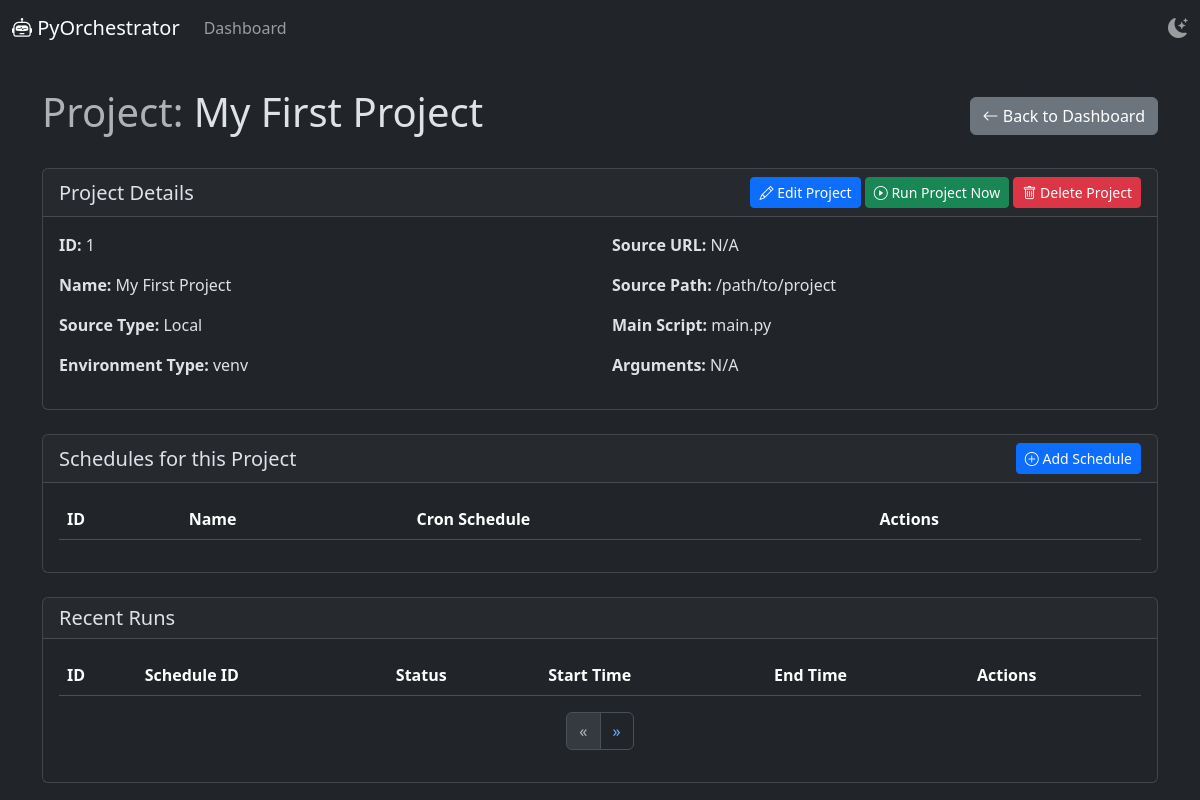
Before: /projects/1 with the older database file.
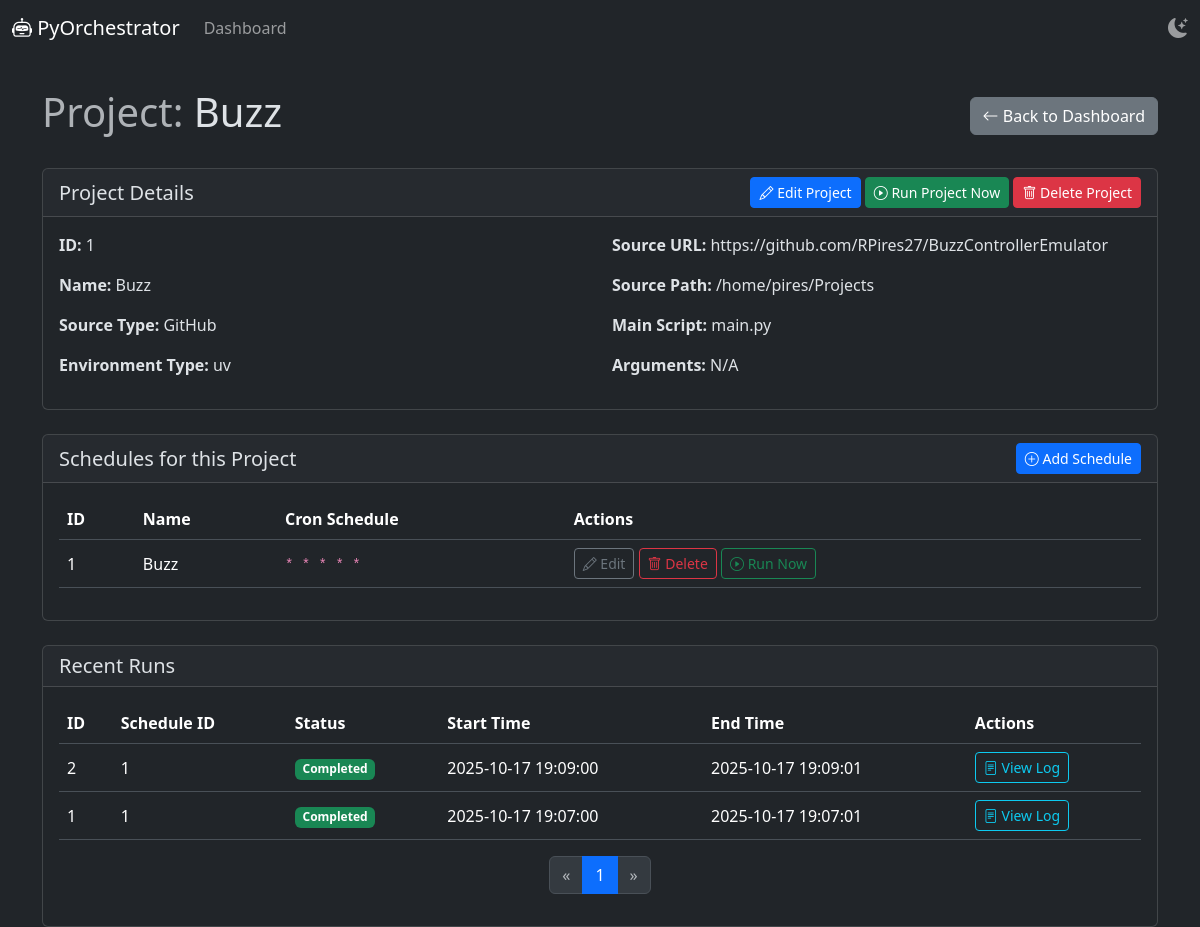
After: the same page with the newer database file.
### app/models/project.py (models this page shows)
class Project(Base):
    __tablename__ = "projects"
    id = Column(Integer, primary_key=True, index=True)
    name = Column(String, unique=True, index=True)
    source_type = Column(String)
    source_url = Column(String, nullable=True)
    source_path = Column(String, nullable=True)
    main_script = Column(String)
    arguments = Column(String, nullable=True)
    environment_type = Column(String)
    schedules = relationship("Schedule", back_populates="project", cascade="all, delete-orphan")
    runs = relationship("Run", back_populates="project", cascade="all, delete-orphan")

### app/models/schedule.py (models this page shows)
class Schedule(Base):
    __tablename__ = "schedules"
    id = Column(Integer, primary_key=True, index=True)
    name = Column(String, index=True)
    project_id = Column(Integer, ForeignKey("projects.id"))
    cron_schedule = Column(String)
    project = relationship("Project", back_populates="schedules")
    runs = relationship("Run", back_populates="schedule", cascade="all, delete-orphan")

### app/models/run.py (models this page shows)
class Run(Base):
    __tablename__ = "runs"
    id = Column(Integer, primary_key=True, index=True)
    project_id = Column(Integer, ForeignKey("projects.id"))
    schedule_id = Column(Integer, ForeignKey("schedules.id"), nullable=True)
    start_time = Column(DateTime, default=datetime.now)
    end_time = Column(DateTime, nullable=True)
    status = Column(String, default="pending") # pending, running, completed, failed
    log_output = Column(String, nullable=True)
    project = relationship("Project", back_populates="runs")
    schedule = relationship("Schedule", back_populates="runs")

### app/main.py (the view)
@app.get("/projects/{project_id}", response_class=HTMLResponse)
async def project_detail(
    request: Request,
    project_id: int,
    db: Session = Depends(get_db),
    page: int = 1,
    page_size: int = 10 # Default page size
):
    project = crud_project.get_project(db, project_id=project_id)
    if project is None:
        logger.warning(f"Attempted to view details of non-existent project with ID: {project_id}")
        raise HTTPException(status_code=404, detail="Project not found")
    schedules_data = crud_schedule.get_schedules_by_project_id(db, project_id=project_id)
    total_runs = crud_run.get_runs_count_by_project_id(db, project_id=project_id)
    runs_data = crud_run.get_runs_by_project_id(db, project_id=project_id, page=page, page_size=page_size)
    total_pages = math.ceil(total_runs / page_size)
    logger.info(f"Project detail page accessed for project ID: {project_id}. Page: {page}/{total_pages}")
    return templates.TemplateResponse("project_detail.html", {
        "request": request,
        "project": project,
        "schedules": schedules_data,
        "runs": runs_data,
        "current_page": page,
        "total_pages": total_pages,
        "page_size": page_size
    })

### templates/project_detail.html (shortened to what this page needs)
{% extends "base.html" %}
{% block content %}
<div class="d-flex justify-content-between align-items-center mb-4">
    <h1><span class="text-muted">Project:</span> {{ project.name }}</h1>
    <div>
        <a href="/" class="btn btn-secondary"><i class="bi bi-arrow-left"></i> Back to Dashboard</a>
    </div>
</div>
<div class="card mb-4">
    <div class="card-header d-flex justify-content-between align-items-center">
        <h2 class="h5 mb-0">Project Details</h2>
        <div>
            <a href="/projects/{{ project.id }}/edit" class="btn btn-primary btn-sm"><i class="bi bi-pencil"></i> Edit Project</a>
            <form action="/projects/{{ project.id }}/run" method="post" style="display:inline;">
                <button type="submit" class="btn btn-success btn-sm"><i class="bi bi-play-circle"></i> Run Project Now</button>
            </form>
            <form action="/projects/{{ project.id }}/delete" method="post" style="display:inline;" onsubmit="return confirm('Are you sure you want to delete this project and all its associated schedules and runs?');">
                <button type="submit" class="btn btn-danger btn-sm"><i class="bi bi-trash"></i> Delete Project</button>
            </form>
        </div>
    </div>
    <div class="card-body">
        <div class="row">
            <div class="col-md-6">
                <p><strong>ID:</strong> {{ project.id }}</p>
                <p><strong>Name:</strong> {{ project.name }}</p>
                <p><strong>Source Type:</strong> {{ project.source_type }}</p>
                <p><strong>Environment Type:</strong> {{ project.environment_type }}</p>
            </div>
            <div class="col-md-6">
                <p><strong>Source URL:</strong> {{ project.source_url if project.source_url else 'N/A' }}</p>
                <p><strong>Source Path:</strong> {{ project.source_path }}</p>
                <p><strong>Main Script:</strong> {{ project.main_script }}</p>
                <p><strong>Arguments:</strong> {{ project.arguments if project.arguments else 'N/A' }}</p>
            </div>
        </div>
    </div>
</div>
<div class="card mb-4">
    <div class="card-header d-flex justify-content-between align-items-center">
        <h2 class="h5 mb-0">Schedules for this Project</h2>
        <a href="/schedules/add?project_id={{ project.id }}" class="btn btn-primary btn-sm"><i class="bi bi-plus-circle"></i> Add Schedule</a>
    </div>
    <div class="card-body">
        <table class="table table-hover align-middle">
            <thead>
                <tr>
                    <th>ID</th>
                    <th>Name</th>
                    <th>Cron Schedule</th>
                    <th>Actions</th>
                </tr>
            </thead>
            <tbody>
                {% for schedule in schedules %}
                <tr>
                    <td>{{ schedule.id }}</td>
                    <td>{{ schedule.name }}</td>
                    <td><code>{{ schedule.cron_schedule }}</code></td>
                    <td>
                        <a href="/schedules/{{ schedule.id }}/edit" class="btn btn-sm btn-outline-secondary"><i class="bi bi-pencil"></i> Edit</a>
                        <form action="/schedules/{{ schedule.id }}/delete" method="post" style="display:inline;" onsubmit="return confirm('Are you sure you want to delete this schedule?');">
                            <button type="submit" class="btn btn-sm btn-outline-danger"><i class="bi bi-trash"></i> Delete</button>
                        </form>
                        <form action="/schedules/{{ schedule.id }}/run" method="post" style="display:inline;">
                            <button type="submit" class="btn btn-sm btn-outline-success"><i class="bi bi-play-circle"></i> Run Now</button>
                        </form>
                    </td>
                </tr>
                {% endfor %}
            </tbody>
        </table>
    </div>
</div>
<div class="card">
    <div class="card-header">
        <h2 class="h5 mb-0">Recent Runs</h2>
    </div>
    <div class="card-body">
        <table class="table table-hover align-middle">
            <thead>
                <tr>
                    <th>ID</th>
                    <th>Schedule ID</th>
                    <th>Status</th>
                    <th>Start Time</th>
                    <th>End Time</th>
                    <th>Actions</th>
                </tr>
            </thead>
            <tbody>
                {% for run in runs %}
                <tr>
                    <td>{{ run.id }}</td>
                    <td>{{ run.schedule_id if run.schedule_id else 'Manual' }}</td>
                    <td>
                        {% if run.status == 'completed' %}
                        <span class="badge bg-success">Completed</span>
                        {% elif run.status == 'failed' %}
                        <span class="badge bg-danger">Failed</span>
                        {% elif run.status == 'running' %}
                        <span class="badge bg-primary">Running</span>
                        {% else %}
                        <span class="badge bg-secondary">{{ run.status }}</span>
                        {% endif %}
                    </td>
                    <td>{{ run.start_time.strftime('%Y-%m-%d %H:%M:%S') }}</td>
                    <td>{{ run.end_time.strftime('%Y-%m-%d %H:%M:%S') if run.end_time else 'N/A' }}</td>
                    <td><a href="/runs/{{ run.id }}" class="btn btn-sm btn-outline-info"><i class="bi bi-file-text"></i> View Log</a></td>
                </tr>
                {% endfor %}
            </tbody>
        </table>
        <nav aria-label="Page navigation for runs">
            <ul class="pagination justify-content-center">
                <li class="page-item {% if current_page == 1 %}disabled{% endif %}">
                    <a class="page-link" href="/projects/{{ project.id }}?page={{ current_page - 1 }}&page_size={{ page_size }}" aria-label="Previous">
                        <span aria-hidden="true">&laquo;</span>
                    </a>
                </li>
                {% for page_num in range(1, total_pages + 1) %}
                <li class="page-item {% if current_page == page_num %}active{% endif %}">
                    <a class="page-link" href="/projects/{{ project.id }}?page={{ page_num }}&page_size={{ page_size }}">{{ page_num }}</a>
                </li>
                {% endfor %}
                <li class="page-item {% if current_page == total_pages %}disabled{% endif %}">
                    <a class="page-link" href="/projects/{{ project.id }}?page={{ current_page + 1 }}&page_size={{ page_size }}" aria-label="Next">
                        <span aria-hidden="true">&raquo;</span>
                    </a>
                </li>
            </ul>
        </nav>
    </div>
</div>
{% endblock %}

### templates/base.html (shortened to what this page needs)
<!DOCTYPE html>
<html lang="en" data-bs-theme="dark">
<head>
    <link href="https://cdn.jsdelivr.net/npm/bootstrap@5.3.3/dist/css/bootstrap.min.css" rel="stylesheet">
    <link rel="stylesheet" href="https://cdn.jsdelivr.net/npm/bootstrap-icons@1.11.3/font/bootstrap-icons.min.css">
</head>
<body>
    <nav class="navbar navbar-expand-lg navbar-dark bg-dark">
        <div class="container-fluid">
            <a class="navbar-brand" href="/"><i class="bi bi-robot"></i> PyOrchestrator</a>
            <div class="collapse navbar-collapse" id="navbarNav">
                <ul class="navbar-nav me-auto mb-2 mb-lg-0">
                    <li class="nav-item">
                        <a class="nav-link" href="/">Dashboard</a>
                    </li>
                </ul>
                <div class="d-flex">
                    <i id="theme-icon-toggle" class="theme-icon-toggle bi"></i>
                </div>
            </div>
        </div>
    </nav>
    <main class="container">
        {% block content %}{% endblock %}
    </main>
</body>
</html>

### templates/base.html (style rules this page uses)
body { min-height: 100vh; }
.navbar { margin-bottom: 2rem; }
.theme-icon-toggle { cursor: pointer; font-size: 1.25rem; color: var(--bs-navbar-color); }

Changed rows visible on the page:
changed Project "main.py": name "My First Project" → "Buzz"; source_type "Local" → "GitHub"; environment_type "venv" → "uv"; source_url "N/A" → "https://github.com/RPires27/BuzzControllerEmulator"; source_path "/path/to/project" → "/home/pires/Projects"
added Schedule: id "1", name "Buzz", cron_schedule "* * * * *"
added Run: id "2", schedule "1", status "Completed", start_time "2025-10-17 19:09:00", end_time "2025-10-17 19:09:01"
added Run: id "1", schedule "1", status "Completed", start_time "2025-10-17 19:07:00", end_time "2025-10-17 19:07:01"
Other visible differences:
new list line: "1"
